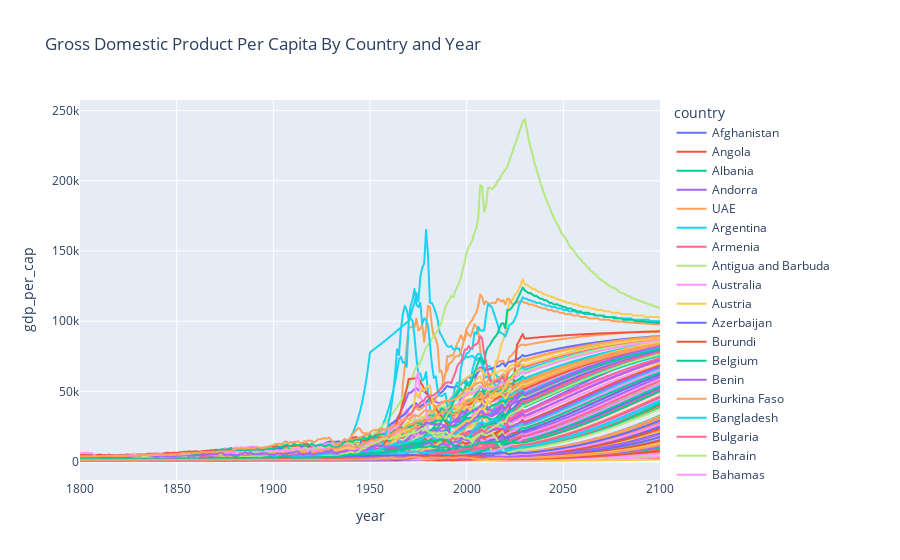

Notebook cell for this chart:
### Markdown cell above
# Plotting the Data

This is a test plot to see the data before creating the dashboard and the callback.

### Code cell
# creates a multi-line plot using the melted dataframe
fig = px.line(
    m_df,
    x="year",
    y="gdp_per_cap",
    color="country",  # allows many lines to be put there
    title="Gross Domestic Product Per Capita By Country and Year",
)
# fig.show()
